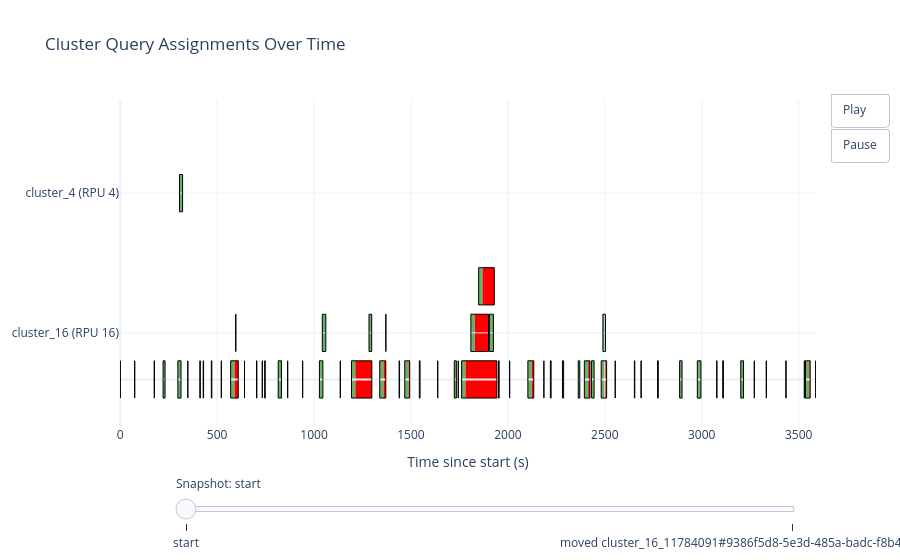

Notebook code for this chart:
### Code cell
from autoslo.blueprint_selection.query_timeline_visualizer import GanttRecorder, render_gantt_scrubber

rec = GanttRecorder()

rec.snapshot(timeline, label="start")
query_id_to_move = trace.query_ids[5]
timeline.move_to_cluster(query_id = query_id_to_move, new_cluster_name='cluster_4')
rec.snapshot(timeline, label=f"moved {query_id_to_move} to cluster_4")


fig = render_gantt_scrubber(
    rec.snapshots,
    slo_s=20.0,
)

fig.show()
